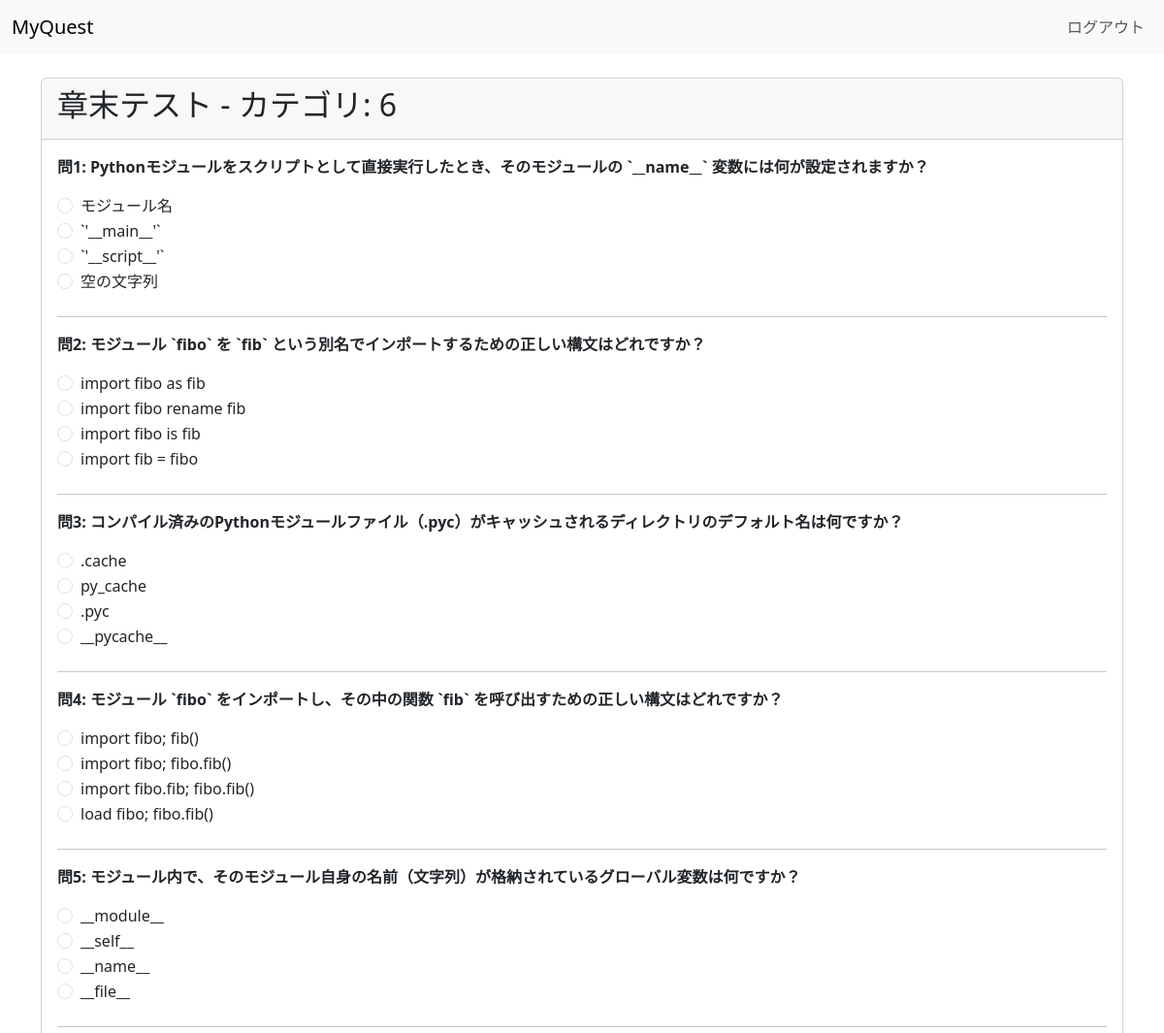
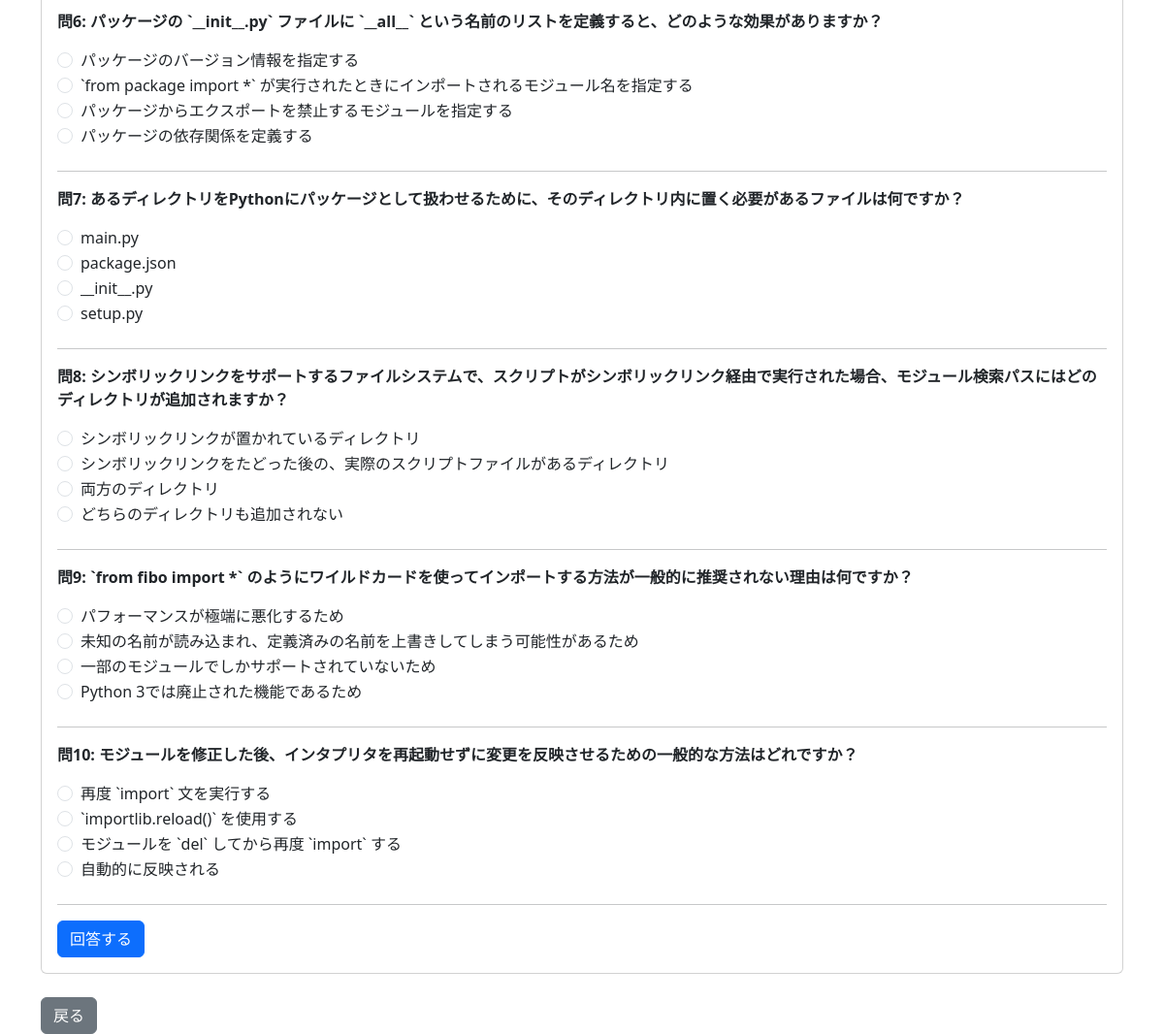
The app's page /section_test/6 (signed in) with its own data (2 pictures, top to bottom).
### model.py (models this page shows)
class Question(db.Model):
    __tablename__ = "questions"
    id = db.Column(db.Integer, primary_key=True)
    question = db.Column(db.String(300), nullable=False)
    choice1 = db.Column(db.String(200))
    choice2 = db.Column(db.String(200))
    choice3 = db.Column(db.String(200))
    choice4 = db.Column(db.String(200))
    correct = db.Column(db.Integer)
    category = db.Column(db.String(50)) # section / practiceなど
    hint = db.Column(db.String(500))
    url = db.Column(db.String(500))
    results = db.relationship('QuizResult', backref='question', lazy=True) # Add relationship

### app.py (the view)
@app.route("/section_test/<category>")
def section_test(category):
    if "user" not in session:
        return redirect("/")
    try:
        num_questions = int(request.args.get("num_questions", 10))
    except (ValueError, TypeError):
        num_questions = 10 # 無効な値の場合はデフォルトの10問
    q_list = Question.query.filter_by(category=category).all()
    if not q_list:
        return f"カテゴリ「{category}」の問題がDBにありません"
    num_to_sample = min(len(q_list), num_questions)
    q_list = random.sample(q_list, num_to_sample)
    return render_template("section_test.html", questions=q_list, category_name=category)

### templates/section_test.html (shortened to what this page needs)
<!DOCTYPE html>
<html>
<head>
    <link href="https://cdn.jsdelivr.net/npm/bootstrap@5.3.0-alpha1/dist/css/bootstrap.min.css" rel="stylesheet">
</head>
<body>
    <nav class="navbar navbar-expand-lg navbar-light bg-light">
        <div class="container-fluid">
            <a class="navbar-brand" href="#">MyQuest</a>
            <div class="collapse navbar-collapse" id="navbarNav">
                <ul class="navbar-nav ms-auto">
                    <li class="nav-item">
                        <a class="nav-link" href="/logout">ログアウト</a>
                    </li>
                </ul>
            </div>
        </div>
    </nav>
    <div class="container mt-4">
        <div class="card">
            <div class="card-header">
                <h2>章末テスト - カテゴリ: {{ category_name }}</h2>
            </div>
            <div class="card-body">
                {% if results %}
                    <h3>テスト結果</h3>
                    <div class="alert alert-info">
                        <h4>正解数: {{ score }} / {{ total }} 問</h4>
                        <h4>正解率: {{ percentage }}%</h4>
                    </div>
                    <p>お疲れ様でした！結果は以下の通りです。</p>
                    <hr>
                    {% for res in results %}
                    <div class="mb-4 p-3 {% if res.is_correct %}result-correct{% else %}result-incorrect{% endif %}">
                        <p class="card-text fw-bold">問{{ loop.index }}: {{ res.question.question }}</p>
                        <p>あなたの回答:
                            <span class="{% if not res.is_correct %}user-answer-incorrect{% endif %}">
                                {{ res.user_choice_text }}
                            </span>
                        </p>
                        {% if not res.is_correct %}
                            <p>正解: <span class="correct-answer-text">{{ res.correct_choice_text }}</span></p>
                        {% endif %}
                        <div class="mt-3">
                            {% if res.question.hint %}
                                <p><b>解説:</b> {{ res.question.hint }}</p>
                            {% endif %}
                            {% if res.question.url %}
                                <p><b>参考URL:</b> <a href="{{ res.question.url }}" target="_blank">{{ res.question.url }}</a></p>
                            {% endif %}
                        </div>
                    </div>
                    {% endfor %}
                {% else %}
                    <form action="{{ url_for('submit_section_test') }}" method="post">
                        {% for q_obj in questions %}
                        <div class="mb-4">
                            <p class="card-text fw-bold">問{{ loop.index }}: {{ q_obj.question }}</p>
                            <div class="form-check">
                                <input type="radio" class="form-check-input" name="answer_{{ q_obj.id }}" value="1" id="q{{ q_obj.id }}-choice1" required>
                                <label class="form-check-label" for="q{{ q_obj.id }}-choice1">{{ q_obj.choice1 }}</label>
                            </div>
                            <div class="form-check">
                                <input type="radio" class="form-check-input" name="answer_{{ q_obj.id }}" value="2" id="q{{ q_obj.id }}-choice2">
                                <label class="form-check-label" for="q{{ q_obj.id }}-choice2">{{ q_obj.choice2 }}</label>
                            </div>
                            <div class="form-check">
                                <input type="radio" class="form-check-input" name="answer_{{ q_obj.id }}" value="3" id="q{{ q_obj.id }}-choice3">
                                <label class="form-check-label" for="q{{ q_obj.id }}-choice3">{{ q_obj.choice3 }}</label>
                            </div>
                            <div class="form-check">
                                <input type="radio" class="form-check-input" name="answer_{{ q_obj.id }}" value="4" id="q{{ q_obj.id }}-choice4">
                                <label class="form-check-label" for="q{{ q_obj.id }}-choice4">{{ q_obj.choice4 }}</label>
                            </div>
                        </div>
                        <hr>
                        {% endfor %}
                        <button type="submit" class="btn btn-primary">回答する</button>
                    </form>
                {% endif %}
            </div>
        </div>
        <div class="mt-4">
            {% if results %}
                <a href="{{ url_for('section_test', category=category_name) }}" class="btn btn-primary">次の問題</a>
                <a href="/home" class="btn btn-secondary">ホームに戻る</a>
            {% else %}
                <a href="/home" class="btn btn-secondary">戻る</a>
            {% endif %}
        </div>
    </div>
</body>
</html>

### records on screen
Question: question "Pythonモジュールをスクリプトとして直接実行したとき、そのモジュールの `__name__` 変数には何が設定されますか？", choice1 "モジュール名", choice2 "`'__main__'`", choice3 "`'__script__'`", choice4 "空の文字列"
Question: question "モジュール `fibo` を `fib` という別名でインポートするための正しい構文はどれですか？", choice1 "import fibo as fib", choice2 "import fibo rename fib", choice3 "import fibo is fib", choice4 "import fib = fibo"
Question: question "コンパイル済みのPythonモジュールファイル（.pyc）がキャッシュされるディレクトリのデフォルト名は何ですか？", choice1 ".cache", choice2 "py_cache", choice3 ".pyc", choice4 "__pycache__"
Question: question "モジュール `fibo` をインポートし、その中の関数 `fib` を呼び出すための正しい構文はどれですか？", choice1 "import fibo; fib()", choice2 "import fibo; fibo.fib()", choice3 "import fibo.fib; fibo.fib()", choice4 "load fibo; fibo.fib()"
Question: question "モジュール内で、そのモジュール自身の名前（文字列）が格納されているグローバル変数は何ですか？", choice1 "__module__", choice2 "__self__", choice3 "__name__", choice4 "__file__"
Question: question "パッケージの `__init__.py` ファイルに `__all__` という名前のリストを定義すると、どのような効果がありますか？", choice1 "パッケージのバージョン情報を指定する", choice2 "`from package import *` が実行されたときにインポートされるモジュール名を指定する", choice3 "パッケージからエクスポートを禁止するモジュールを指定する", choice4 "パッケージの依存関係を定義する"
Question: question "あるディレクトリをPythonにパッケージとして扱わせるために、そのディレクトリ内に置く必要があるファイルは何ですか？", choice1 "main.py", choice2 "package.json", choice3 "__init__.py", choice4 "setup.py"
Question: question "シンボリックリンクをサポートするファイルシステムで、スクリプトがシンボリックリンク経由で実行された場合、モジュール検索パスにはどのディレクトリが追加されますか？", choice1 "シンボリックリンクが置かれているディレクトリ", choice2 "シンボリックリンクをたどった後の、実際のスクリプトファイルがあるディレクトリ", choice3 "両方のディレクトリ", choice4 "どちらのディレクトリも追加されない"
Question: question "`from fibo import *` のようにワイルドカードを使ってインポートする方法が一般的に推奨されない理由は何ですか？", choice1 "パフォーマンスが極端に悪化するため", choice2 "未知の名前が読み込まれ、定義済みの名前を上書きしてしまう可能性があるため", choice3 "一部のモジュールでしかサポートされていないため", choice4 "Python 3では廃止された機能であるため"
Question: question "モジュールを修正した後、インタプリタを再起動せずに変更を反映させるための一般的な方法はどれですか？", choice1 "再度 `import` 文を実行する", choice2 "`importlib.reload()` を使用する", choice3 "モジュールを `del` してから再度 `import` する", choice4 "自動的に反映される"

### other values on screen
{{ category_name }} "6"
